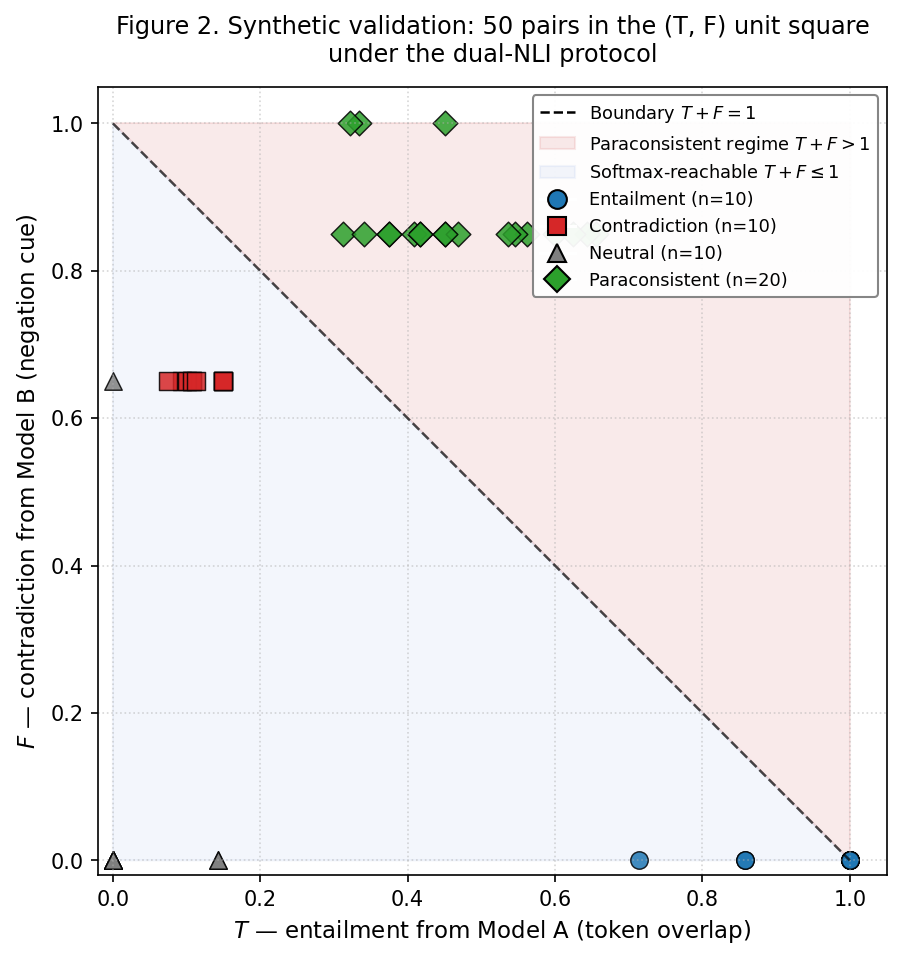

Here is the Python script that generated this plot:
"""
Figure 2 of the Trichotomy Refactored paper.

Scatter plot of the 50 synthetic-validation pairs in the (T, F) unit
square, colored by hand-assigned class. Shows that:
  - ENT pairs cluster on the right edge (high T, low F)
  - CON pairs cluster on the bottom edge (low T, high F)
  - NEU pairs cluster near the origin
  - PAR pairs occupy the upper triangle T + F > 1 (the regime that
    single-NLI softmax-normalized models cannot reach)
"""
import csv
import os
import matplotlib
matplotlib.use("Agg")
import matplotlib.pyplot as plt
from matplotlib.patches import Polygon
from matplotlib.lines import Line2D

HERE = os.path.dirname(os.path.abspath(__file__))
ROOT = os.path.dirname(HERE)
CSV_PATH = os.path.join(ROOT, "validation_results.csv")
OUT_PATH = os.path.join(HERE, "fig2_validation_scatter.png")


def load():
    pairs = []
    with open(CSV_PATH, encoding="utf-8") as f:
        for row in csv.DictReader(f):
            pairs.append({
                "cls": row["cls"],
                "T": float(row["T_dual"]),
                "F": float(row["F_dual"]),
            })
    return pairs


def main():
    pairs = load()
    fig, ax = plt.subplots(figsize=(7.0, 6.5))

    # Shaded paraconsistent region (upper triangle T+F > 1)
    para_triangle = Polygon(
        [(0, 1), (1, 1), (1, 0)],
        closed=True, alpha=0.10, color="#cc3333",
        label=r"Paraconsistent regime $T + F > 1$",
    )
    ax.add_patch(para_triangle)

    # Reachable region under softmax (lower triangle)
    softmax_triangle = Polygon(
        [(0, 0), (1, 0), (0, 1)],
        closed=True, alpha=0.06, color="#3366cc",
        label=r"Softmax-reachable region $T + F \leq 1$",
    )
    ax.add_patch(softmax_triangle)

    # Diagonal T+F=1
    ax.plot([0, 1], [1, 0], "k--", linewidth=1.2, alpha=0.7,
            label=r"Boundary $T + F = 1$")

    style = {
        "ENT": dict(marker="o", color="#1f77b4", label="Entailment (n=10)"),
        "CON": dict(marker="s", color="#d62728", label="Contradiction (n=10)"),
        "NEU": dict(marker="^", color="#7f7f7f", label="Neutral (n=10)"),
        "PAR": dict(marker="D", color="#2ca02c", label="Paraconsistent (n=20)"),
    }
    for cls in ["ENT", "CON", "NEU", "PAR"]:
        sub = [p for p in pairs if p["cls"] == cls]
        xs = [p["T"] for p in sub]
        ys = [p["F"] for p in sub]
        ax.scatter(xs, ys, s=70, edgecolor="black", linewidth=0.7,
                   alpha=0.85, **style[cls])

    ax.set_xlim(-0.02, 1.05)
    ax.set_ylim(-0.02, 1.05)
    ax.set_xlabel(r"$T$ — entailment from Model A (token overlap)",
                  fontsize=11)
    ax.set_ylabel(r"$F$ — contradiction from Model B (negation cue)",
                  fontsize=11)
    ax.set_title("Figure 2. Synthetic validation: 50 pairs in the (T, F) "
                 "unit square\nunder the dual-NLI protocol",
                 fontsize=11.5, pad=12)
    ax.set_aspect("equal", adjustable="box")
    ax.grid(True, linestyle=":", alpha=0.5)

    # Custom legend with both regions and class markers
    legend_handles = [
        Line2D([0], [0], color="k", linestyle="--", linewidth=1.2,
               label=r"Boundary $T + F = 1$"),
        Polygon([(0, 0), (0, 0)], color="#cc3333", alpha=0.10,
                label=r"Paraconsistent regime $T + F > 1$"),
        Polygon([(0, 0), (0, 0)], color="#3366cc", alpha=0.06,
                label=r"Softmax-reachable $T + F \leq 1$"),
    ]
    for cls in ["ENT", "CON", "NEU", "PAR"]:
        legend_handles.append(
            Line2D([0], [0], marker=style[cls]["marker"],
                   color="w", markerfacecolor=style[cls]["color"],
                   markeredgecolor="black", markersize=9,
                   label=style[cls]["label"]))
    ax.legend(handles=legend_handles, loc="upper right", fontsize=8.5,
              framealpha=0.95, edgecolor="gray")

    plt.tight_layout()
    plt.savefig(OUT_PATH, dpi=150, bbox_inches="tight")
    print(f"Wrote: {OUT_PATH}")


if __name__ == "__main__":
    main()
